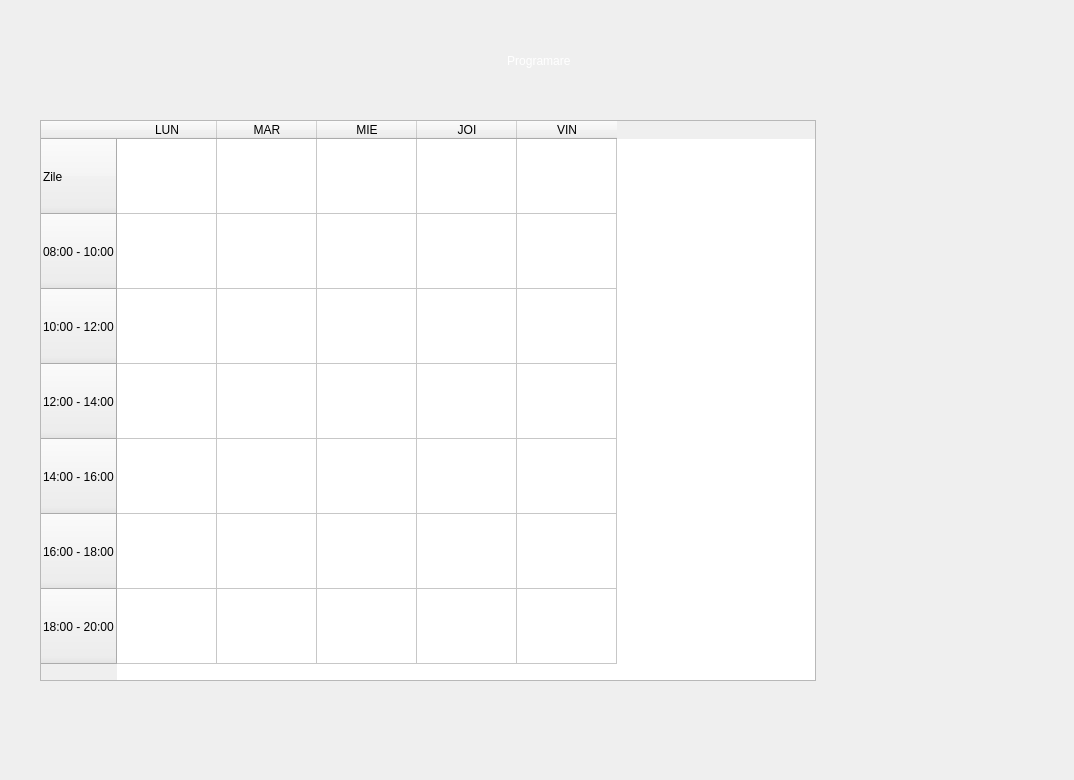
<?xml version="1.0" encoding="UTF-8"?>
<ui version="4.0">
 <class>MainWindow</class>
 <widget class="QMainWindow" name="MainWindow">
  <property name="geometry">
   <rect>
    <x>0</x>
    <y>0</y>
    <width>1074</width>
    <height>780</height>
   </rect>
  </property>
  <property name="windowTitle">
   <string>MainWindow</string>
  </property>
  <widget class="QWidget" name="centralwidget">
   <widget class="QLabel" name="image_background">
    <property name="geometry">
     <rect>
      <x>-80</x>
      <y>-30</y>
      <width>1311</width>
      <height>851</height>
     </rect>
    </property>
    <property name="autoFillBackground">
     <bool>true</bool>
    </property>
    <property name="text">
     <string/>
    </property>
    <property name="pixmap">
     <pixmap>C:/Users/cojoc/Downloads/Image1.png</pixmap>
    </property>
   </widget>
   <widget class="QLabel" name="login_titlu_label">
    <property name="geometry">
     <rect>
      <x>240</x>
      <y>0</y>
      <width>601</width>
      <height>121</height>
     </rect>
    </property>
    <property name="styleSheet">
     <string notr="true">color: rgb(255, 255, 255);
font: 87 25pt &quot;Arial Black&quot;;</string>
    </property>
    <property name="text">
     <string>Programare </string>
    </property>
    <property name="alignment">
     <set>Qt::AlignCenter</set>
    </property>
   </widget>
   <widget class="QTableWidget" name="tableWidget">
    <property name="geometry">
     <rect>
      <x>40</x>
      <y>120</y>
      <width>776</width>
      <height>561</height>
     </rect>
    </property>
    <property name="styleSheet">
     <string notr="true">font: 12pt &quot;MS Shell Dlg 2&quot;;</string>
    </property>
    <property name="lineWidth">
     <number>1</number>
    </property>
    <property name="iconSize">
     <size>
      <width>0</width>
      <height>50</height>
     </size>
    </property>
    <attribute name="verticalHeaderDefaultSectionSize">
     <number>75</number>
    </attribute>
    <row>
     <property name="text">
      <string>Zile</string>
     </property>
    </row>
    <row>
     <property name="text">
      <string>08:00 - 10:00</string>
     </property>
    </row>
    <row>
     <property name="text">
      <string>10:00 - 12:00</string>
     </property>
    </row>
    <row>
     <property name="text">
      <string>12:00 - 14:00</string>
     </property>
    </row>
    <row>
     <property name="text">
      <string>14:00 - 16:00</string>
     </property>
    </row>
    <row>
     <property name="text">
      <string>16:00 - 18:00</string>
     </property>
    </row>
    <row>
     <property name="text">
      <string>18:00 - 20:00</string>
     </property>
    </row>
    <column>
     <property name="text">
      <string>LUN</string>
     </property>
    </column>
    <column>
     <property name="text">
      <string>MAR</string>
     </property>
    </column>
    <column>
     <property name="text">
      <string>MIE</string>
     </property>
    </column>
    <column>
     <property name="text">
      <string>JOI</string>
     </property>
    </column>
    <column>
     <property name="text">
      <string>VIN</string>
     </property>
    </column>
   </widget>
  </widget>
 </widget>
 <resources/>
 <connections/>
</ui>
